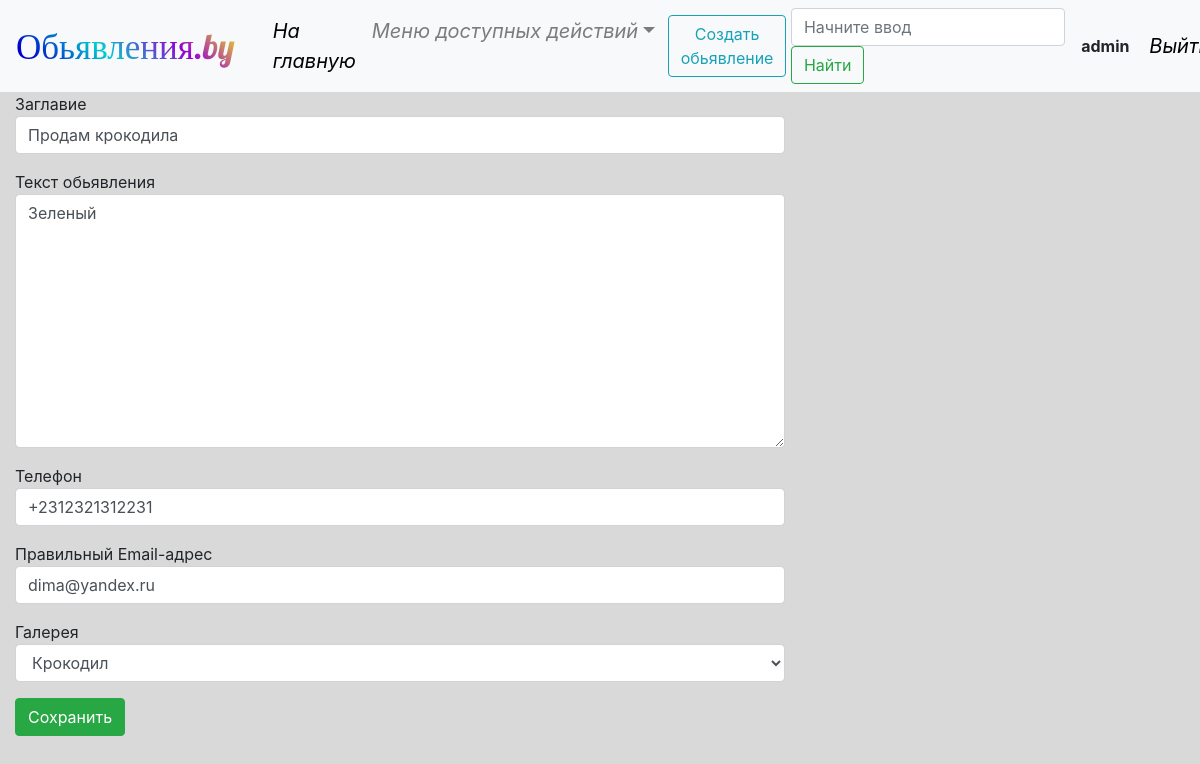
The app's page /update/8 (signed in) with its own data.
### main/models.py (models this page shows, shortened)
class Advert(models.Model):
    title = models.CharField(verbose_name='заглавие', max_length=50)
    text = models.TextField(verbose_name='Текст обьявления', null=True)
    phone = models.CharField(verbose_name='Телефон', max_length=15, null=True, blank=True)
    email = models.EmailField(verbose_name='правильный Email-адрес', max_length=30, null=True)
    date = models.DateTimeField(auto_now_add=True)
    gallery = models.ForeignKey(Gallery, verbose_name='Галерея', on_delete=models.CASCADE, null=True, blank=True)
    user = models.ForeignKey(User, verbose_name='Пользователь', on_delete=models.CASCADE)
    class Meta:
        verbose_name = 'Обьявление'
        verbose_name_plural = 'Обьявления'
        ordering = ['-date']

### main/views.py (the view)
# urls.py: path('update/<int:pk>', AdvertUpdate.as_view(), name='adv_update'),
class AdvertUpdate(UserIsOwnerOrAdminMixin, generic.UpdateView):
    permission_required = 'firstproject.nge_advert'
    template_name = 'main/advertupdate.html'
    form_class = AdvertForm
    def get_queryset(self):
        queryset = Advert.objects.filter(pk=self.kwargs['pk'])
        return queryset
    def get_form(self, *args, **kwargs):
        form = super().get_form(*args, **kwargs)
        form.user = self.request.user
        return form

### main/forms.py
class AdvertForm(forms.ModelForm):
    def __init__(self, user=None, *args, **kwargs):
        super().__init__(*args, **kwargs)
        if user:
            pk = user
        else:
            pk = self.instance.user
        self.fields['gallery'].queryset = Gallery.objects.filter(user=pk)
    class Meta:
        model = Advert
        fields = ['title', 'text', 'phone', 'email', 'gallery']
        widgets = {
            'title': forms.TextInput(attrs={'class': 'form-control'}),
            'text': forms.Textarea(attrs={'class': 'form-control'}),
            'phone': forms.TextInput(attrs={'class': 'form-control'}),
            'email': forms.EmailInput(attrs={'class': 'form-control'}),
            'gallery': forms.Select(attrs={'class': 'form-control'}),
        }

### main/models.py (called while the page is built)
    def __str__(self):
        return self.title

### main/permissions.py (called while the page is built)
    def has_permission(self):
        return self.get_object().user == self.request.user or self.request.user.is_staff

    def dispatch(self, request, *args, **kwargs):
        if not self.has_permission():
            raise PermissionDenied  # Выбрасываем ошибку 403.
        return super().dispatch(request, *args, **kwargs)

### templates/main/advertupdate.html (shortened to what this page needs)
{% extends 'base.html' %}
{% block content %}
<form action="{{ adv.get_UpdateUrl }}" method="post">
    {% for field in form %}
    <div class="form-group col-md-8">
        {{ field.label }}{{ field }}
    </div>
    {% endfor %}
    <div class="form-group col-md-6">
        <button type="submit" class="btn btn-success">Сохранить</button>
    </div>
</form>
{% endblock %}

### templates/base.html (shortened to what this page needs)
<!DOCTYPE html>
{% load static %}
<html lang="en">
<head>
    <link rel="stylesheet" href="https://stackpath.bootstrapcdn.com/bootstrap/4.4.1/css/bootstrap.min.css"
>
    <link rel="stylesheet" href="{% static 'css/base.css' %}">
</head>
<body style="background-color: #d9d9d9;">
<nav class="navbar navbar-expand-lg navbar-light bg-light">
    <a class="logo" href="#">Обьявления.by</a>
    <div class="collapse navbar-collapse" id="navbarSupportedContent">
        <ul class="navbar-nav mr-auto">
            <li class="nav-item active">
                <a id="a" class="nav-link" href="{% url 'adv_list' %}">На главную<span class="sr-only">(current)</span></a>
            </li>
            {% if user.is_authenticated %}
            <li id="e" class="nav-item dropdown">
                <a class="nav-link dropdown-toggle" href="#" id="navbarDropdown" role="button" data-toggle="dropdown"
                   aria-haspopup="true" aria-expanded="false">Меню доступных действий</a>
            </li>
            {% endif %}
        </ul>
        {% if user.is_authenticated %}
        <a href="{% url 'adv_create' %}" type="button" class="btn btn-outline-info">Создать обьявление</a>
        {% endif %}
        <form class="form-inline my-2 my-lg-0" action="{% url 'adv_list' %}" method="get">
            <input class="form-control mr-sm-2" name="val" type="search" placeholder="Начните ввод" aria-label="Search">
            <button class="btn btn-outline-success my-2 my-sm-0" type="submit">Найти</button>
        </form>
        {% if user.is_authenticated %}
        <span><b> &nbsp;{{ user.username }}&nbsp; </b></span>
        <a id="d" class="nav-link" href="{% url 'account_logout' %}">Выйти</a>
        {% else %}
        <a id="b" class="nav-link" href="{% url 'account_login' %}">Вход</a>
        <a id="c" class="nav-link" href="{% url 'account_signup' %}">Регистрация</a>
        {% endif %}
    </div>
</nav>
{% block content %}
{% endblock %}
</body>
</html>

### static/css/base.css (style rules this page uses)
.logo { font-family: "Lobster", cursive; background: linear-gradient(45deg, #0000CD 10%,#00CED1,#9400D3,#FFFF00); -webkit-background-clip: text; -webkit-text-fill-color: transparent; color: #0000CD; display: table; font-size: 35px; }
#a { font-style: italic; font-size: 20px; color: #000000; margin-left:30px; }
#d { font-style: italic; font-size: 20px; color: #000000; }
#e { font-style: italic; font-size: 20px; }

### records on screen
Advert: form "Продам крокодила" "Зеленый" "+2312321312231" "dima@yandex.ru" "Крокодил"

### other values on screen
{{ user.username }} "admin"
{{ field.label }} "Заглавие" "Текст обьявления" "Телефон" "Правильный Email-адрес" "Галерея"
